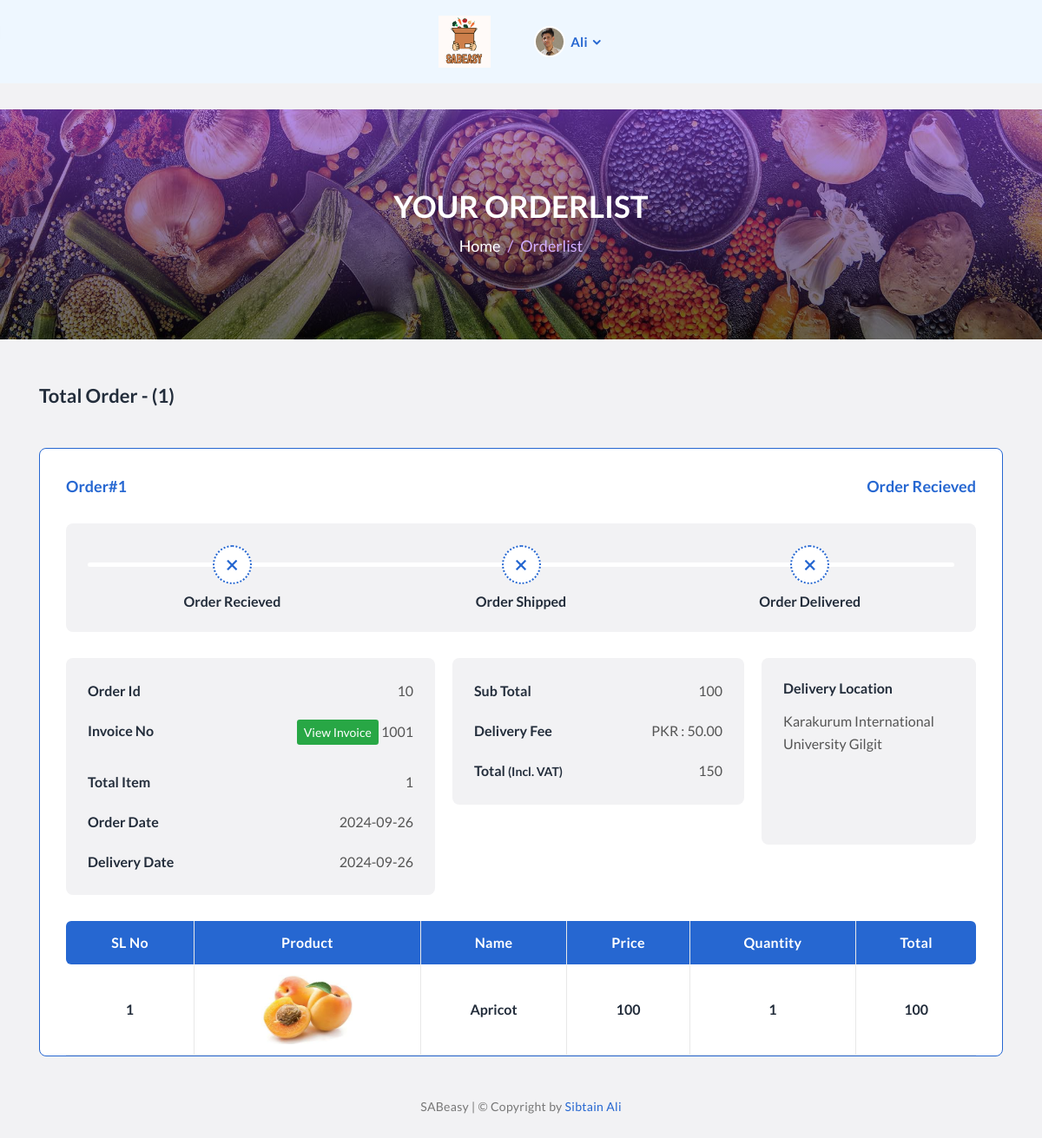
/orderlist.php (signed in), run on the app's committed database.
### tables this page shows
CREATE TABLE `tbl_order` (
  `orderid` int(11) NOT NULL,
  `orderdate` date DEFAULT NULL,
  `invoice` varchar(100) DEFAULT NULL,
  `paymentmethod` varchar(50) DEFAULT NULL,
  `amount` float DEFAULT NULL,
  `status` varchar(20) DEFAULT NULL,
  `cus_lat` varchar(1000) NOT NULL,
  `cus_lng` varchar(1000) NOT NULL,
  `deliver_address` varchar(600) NOT NULL
);

CREATE TABLE `tbl_users` (
  `uid` int(11) NOT NULL,
  `role_id` int(11) DEFAULT NULL,
  `name` varchar(50) DEFAULT NULL,
  `email` varchar(50) DEFAULT NULL,
  `contact` varchar(16) DEFAULT NULL,
  `username` varchar(50) DEFAULT NULL,
  `password` varchar(50) DEFAULT NULL,
  `picture` varchar(200) DEFAULT NULL,
  `status` varchar(100) DEFAULT NULL,
  `logo` varchar(200) DEFAULT NULL,
  `createdby` int(11) DEFAULT NULL,
  `createddate` date DEFAULT NULL,
  `address` varchar(500) NOT NULL,
  `latitude_val` varchar(1000) NOT NULL,
  `longitude_val` varchar(1000) NOT NULL
);

CREATE TABLE `tbl_orderitems` (
  `orderitemid` int(11) NOT NULL,
  `invoice` varchar(50) DEFAULT NULL,
  `itemid` int(11) DEFAULT NULL,
  `price` float DEFAULT NULL,
  `qty` int(11) DEFAULT NULL,
  `amount` int(11) DEFAULT NULL,
  `customerid` int(11) DEFAULT NULL,
  `orderitemdate` date DEFAULT NULL,
  `status` varchar(50) DEFAULT NULL,
  `ordergeneratedby` int(11) DEFAULT NULL,
  `ordercreateddate` date DEFAULT NULL
);

CREATE TABLE `tbl_items` (
  `id` int(11) NOT NULL,
  `category_id` int(11) DEFAULT NULL,
  `itemname` varchar(50) DEFAULT NULL,
  `price` float DEFAULT NULL,
  `qty` int(11) DEFAULT NULL,
  `picture` varchar(200) DEFAULT NULL,
  `createdby` int(11) DEFAULT NULL,
  `createddate` date DEFAULT NULL,
  `status` varchar(20) DEFAULT NULL
);

### dashboard/db_connection.php (called while the page is built, shortened)
<?php
$con = mysqli_connect('localhost', 'root', '', 'food_db');
function ExecuteQuery($query) {
    global $con;
    return mysqli_query($con, $query);
}
?>

### orderlist.php (the view, shortened to what this page needs)
<?php
  include('dashboard/db_connection.php');
  $customer_id = $_SESSION['customer'][2];
  $order_list_query = ExecuteQuery("select count(DISTINCT tbl_orderitems.invoice) from tbl_orderitems
INNER JOIN tbl_order on tbl_order.invoice = tbl_orderitems.invoice
where tbl_orderitems.customerid='$customer_id'"
);
  $Total_Order_Count = mysqli_fetch_array($order_list_query);
  $query_invoices = "select DISTINCT tbl_order.invoice,tbl_order.status from tbl_order
  INNER JOIN tbl_orderitems on tbl_order.invoice = tbl_orderitems.invoice
  where tbl_orderitems.customerid = '$customer_id' order by invoice desc";
  $INVOICE_list_query = ExecuteQuery($query_invoices);
?>
<!DOCTYPE html>
<html lang="en">
  <head>
    <link rel="stylesheet" href="fonts/icofont/icofont.min.css" />
    <link rel="stylesheet" href="fonts/flaticon/grocery/flaticon.css" />
    <link rel="stylesheet" href="css/vendor/slick.css" />
    <link rel="stylesheet" href="css/vendor/bootstrap.css" />
    <link rel="stylesheet" href="css/custom/main.css" />
    <link rel="stylesheet" href="css/custom/orderlist.css" />
  </head>
  <body>
    <header class="header-part">
      <div class="container">
        <div class="header-left">
          <div class="header-icon-group">
            <a class="header-logo" href="index.php"
              ><img src="logo2.png" alt="logo" /></a
            ><button class="icon-cross"><i class="icofont-close"></i></button>
          </div>
        </div>
        <div class="header-right">
          <div class="select-menu header-user">
          <?php
            if(isset($_SESSION['customer']))
            {
        ?>
           <img class="img" src="Profiles/<?php echo  $_SESSION['customer'][7] ?>" width="25" height="25" alt="user" style="border-radius:100%" />
            <span class="text">
        <?php
            echo $_SESSION['customer'][3];
            ?></span>
            <?php
            }?>
        </div>
      </div>
    </header>
    <section
      class="single-banner"
      style="
        background: url(images/shop/banner/grocery/single-banner.jpg)
          no-repeat center;
        background-size: cover;
      "
    >
      <div class="container">
        <h2>your orderlist</h2>
        <ol class="breadcrumb">
          <li class="breadcrumb-item"><a href="index.php">Home</a></li>
          <li class="breadcrumb-item active" aria-current="page">orderlist</li>
        </ol>
      </div>
    </section>
    <section class="orderlist-part">
      <div class="container">
        <div class="row">
          <div class="col-lg-12">
            <div class="orderlist-filter">
              <h3>total order <span>- (<?php echo $Total_Order_Count[0];?>)</span></h3>
            </div>
          </div>
        </div>
        <?php
            $order_no = 1;
            while($option = mysqli_fetch_array($INVOICE_list_query))
            {
                $query = "SELECT
                tbl_items.id,
                tbl_items.itemname,
                tbl_items.picture,
                tbl_orderitems.invoice,
                tbl_orderitems.price,
                tbl_orderitems.qty,
                tbl_orderitems.amount,
                tbl_orderitems.orderitemdate
                FROM tbl_orderitems
                INNER JOIN tbl_items on tbl_items.id = tbl_orderitems.itemid
                INNER join tbl_order on tbl_order.invoice = tbl_orderitems.invoice
                where tbl_orderitems.customerid = '$customer_id' and tbl_orderitems.invoice='$option[0]' and tbl_order.invoice='$option[0]'";
                $rows = ExecuteQuery($query);
              $Order_detail_query = "SELECT
              count(tbl_orderitems.orderitemid),
              tbl_order.orderid,
              tbl_order.amount,
              tbl_order.invoice,
              tbl_order.orderdate,
              tbl_order.status,
              tbl_orderitems.ordercreateddate,
              tbl_users.address as 'cust_loc',
              shop.address      as 'from_loc',
              shop.name         as 'shop_name',
              shop.contact      as 'ctct_num',
              shop.email        as 'mail_num'
              FROM tbl_orderitems
              inner join tbl_users ON tbl_users.uid = tbl_orderitems.customerid
              INNER join tbl_order ON tbl_order.invoice = tbl_orderitems.invoice
              INNER join tbl_users as shop on shop.uid = tbl_orderitems.ordergeneratedby
              where tbl_users.uid = '$customer_id' and tbl_order.status = '$option[1]' and tbl_orderitems.invoice='$option[0]' and tbl_order.invoice='$option[0]'
              group by
              tbl_order.amount,
              tbl_order.invoice,
              tbl_order.orderdate,
              tbl_order.status,
              tbl_users.address,
              shop.address,
              shop.name,
              shop.contact,
              shop.email,
              tbl_order.orderid";
              $Order_detail_Row = ExecuteQuery($Order_detail_query);
              $ODR              = mysqli_fetch_array($Order_detail_Row);
  ?>
       <div class="row">
          <div class="col-lg-12">
            <div class="orderlist">
              <div class="orderlist-head">
                <h4>order#<?php echo $order_no;?></h4>
                <h4>order recieved</h4>
              </div>
              <div class="orderlist-body">
                <div class="row">
                  <div class="col-lg-12">
                    <div class="order-track">
                      <ul class="order-track-list">
                        <li class="order-track-item">
                          <i class="icofont-close"></i
                          ><span>order recieved</span>
                        </li>
                        <li class="order-track-item">
                          <i class="icofont-close"></i
                          ><span>order shipped</span>
                        </li>
                        <li class="order-track-item">
                          <i class="icofont-close"></i
                          ><span>order delivered</span>
                        </li>
                      </ul>
                    </div>
                  </div>
                  <div class="col-lg-5">
                    <ul class="orderlist-details">
                      <li>
                        <h5>order id</h5>
                        <p><?php echo $ODR[1];?></p>
                      </li>
                      <li>
                        <h5>Invoice No</h5>
                        <p>
                        <a href="invoice_reports.php?invoice=<?php echo $option[0];?>" style="margin-bottom:10px;" class="btn-sm btn-success">View Invoice</a>
                        <?php echo $option[0];?>
                      </p>
                      </li>
                      <li>
                        <h5>Total Item</h5>
                        <p><?php echo $ODR[0];?></p>
                      </li>
                      <li>
                        <h5>Order Date</h5>
                        <p><?php echo $ODR[4];?></p>
                      </li>
                      <li>
                        <h5>Delivery Date</h5>
                        <p><?php echo $ODR[6];?></p>
                      </li>
                    </ul>
                  </div>
                  <div class="col-lg-4">
                    <ul class="orderlist-details">
                      <li>
                        <h5>Sub Total</h5>
                        <p><?php echo $ODR[2];?></p>
                      </li>
                      <li>
                        <h5>delivery fee</h5>
                        <p>PKR : 50.00</p>
                      </li>
                      <li>
                        <h5>Total<small>(Incl. VAT)</small></h5>
                        <p><?php echo ($ODR[2]+50);?></p>
                      </li>
                    </ul>
                  </div>
                  <div class="col-lg-3">
                    <div class="orderlist-deliver">
                      <h5>Delivery location</h5>
                      <p>
                      <?php echo $ODR[7];?>
                      </p>
                    </div>
                  </div>
                  <div class="col-lg-12">
                    <div class="table-scroll">
                      <table class="table-list">
                        <thead>
                          <tr>
                            <th scope="col">SL No</th>
                            <th scope="col">Product</th>
                            <th scope="col">Name</th>
                            <th scope="col">Price</th>
                            <th scope="col">Quantity</th>
                            <th scope="col">Total</th>
                          </tr>
                        </thead>
                        <tbody>
                        <?php
              $sno = 0;
              while($data = mysqli_fetch_array($rows))
              {
                $sno++;
                echo '
                      <tr>
                        <td><h5>'.$sno.'</h5></td>
                        <td>
                         <img src="dashboard/item/'.$data[2].'" alt="product"/>
                        </td>
                        <td><h5>'.$data[1].'</h5></td>
                        <td>
                          <h5>'.$data[4].'</h5>
                        </td>
                        <td><h5>'.($data[5]).'</h5></td>
                        <td><h5>'.($data[4]*$data[5]).'</h5></td>
                      </tr>';
              }
            ?>
                        </tbody>
                      </table>
                    </div>
                  </div>
                </div>
              </div>
            </div>
          </div>
        </div>
<?php
            $order_no++;}?>
    </section>
    <footer class="footer-part">
      <p>SABeasy | &COPY; Copyright by <a href="#">Sibtain Ali</a></p>
    </footer>
  </body>
</html>

### css/custom/orderlist.css (style rules this page uses)
.orderlist-filter { margin-bottom:45px;display:-webkit-box;display:-ms-flexbox;display:flex;-webkit-box-align:center;-ms-flex-align:center;align-items:center;-webkit-box-pack:center;-ms-flex-pack:center;justify-content:center;-webkit-box-pack:justify;-ms-flex-pack:justify;justify-content:space-between }
.table-scroll { padding:0px }
.orderlist { padding:0px 30px;border-radius:8px;margin-bottom:30px;background:var(--white);border:1px solid var(--primary) }
.orderlist:last-child { margin-bottom:0px }
.orderlist-head { padding:30px 0px;display:-webkit-box;display:-ms-flexbox;display:flex;-webkit-box-align:center;-ms-flex-align:center;align-items:center;-webkit-box-pack:center;-ms-flex-pack:center;justify-content:center;-webkit-box-pack:justify;-ms-flex-pack:justify;justify-content:space-between;cursor:pointer }
.orderlist-head h4 { color:var(--primary) }
.orderlist-details { padding:25px;border-radius:8px;background:var(--body);margin-bottom:30px }
.orderlist-details li { display:-webkit-box;display:-ms-flexbox;display:flex;-webkit-box-align:start;-ms-flex-align:start;align-items:flex-start;-webkit-box-pack:start;-ms-flex-pack:start;justify-content:start;-webkit-box-pack:justify;-ms-flex-pack:justify;justify-content:space-between;margin-bottom:20px }
.orderlist-details li:last-child { margin-bottom:0px }
.orderlist-details li h5 { line-height:26px;white-space:nowrap }
.orderlist-details li h5 small { font-size:14px;font-weight:700;margin-left:3px }
.orderlist-details li p { width:250px;text-align:right }
.orderlist-deliver { height:215px;padding:25px;border-radius:8px;margin-bottom:30px;background:var(--body) }
.orderlist-deliver h5 { margin-bottom:15px }
.orderlist-deliver p { text-transform:capitalize }

### data on the page
tbl_order: orderid "10", orderdate "2024-09-26", amount "100", $ODR[2]+50 "150", tbl_users.address "Karakurum International University Gilgit"
tbl_orderitems: itemid.picture (picture), itemid.itemname "Apricot", price "100", qty "1", $data[4]*$data[5] "100"

### other printed values
$_SESSION['customer'][3] "Ali"
$Total_Order_Count[0] "1"
$option[0] "1001"
$ODR[0] "1"
$ODR[6] "2024-09-26"
